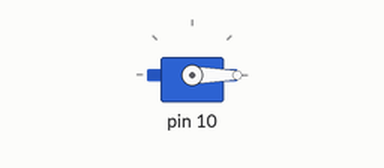
A sketch run on a simulated Arduino Uno, built with avr-gcc and run on an emulated ATmega328P. Parts: servo. Servo pulses on a pin are drawn as a servo (544–2400 µs = 0–180°).

Above: at 0.05 s.
At 4.35 s:
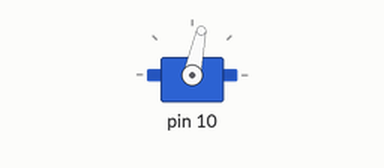
At 8.75 s:
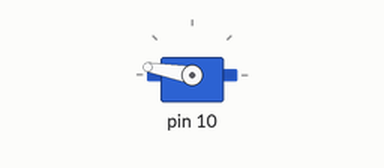
At 17.45 s:
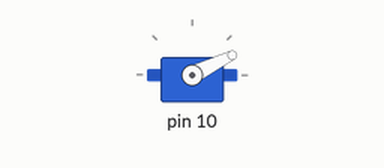
Timing chart, 0 to 24.1 s (numbered marks = the images above):
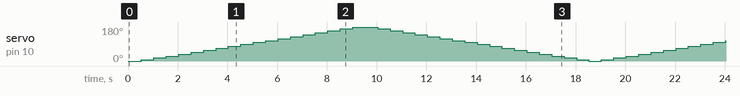

The sketch:

servopwm.ino
```cpp
#define PINMASK(x) (1U << x)
#define CPU_F 16000000L
uint16_t pwm_DC = 500; // pwm duty cycle to specify angle, in us
volatile uint8_t delay_count = 0; // counts nbr of Timer 1 OVF interrupts

void setup(){
  // Set pin 10 as output
  DDRB |= PINMASK(2);
  //config TIMER1 in fast PWM mode (MODE 15)
  // Fast PWM output at pin OC1B
  // set pin OC1B (PB2/PIN10) at BOTTOM (TCNT1 = 0) and clear it at match with TOP (TCNT0 = OCR1A)
  TCCR1A |= (1 << COM1B1) | (1 << WGM11) | (1 << WGM10);
  TIMSK1 |= (1 << TOIE1);  //enable  timer0 output OVF interrupt
  TCCR1B |= (1 << WGM12) | (1 << WGM13);
  // Enable Timer1 overflow interrupt
  TIMSK1 |= (1 << TOIE1);
  OCR1A = 4999; // make output PWM period = 20ms
  TCNT1 = 0 ; // reset timer count to 0
  OCR1B = (pwm_DC/1000000.0)* CPU_F /64 - 1; // make duty cycle with pwm_DC us

  sei();  //enable global interrupts
  // Note: the following line of code starts the timer
  TCCR1B |= (1 << CS11) | (1 << CS10); //config clock source and prescaler value 16MHz/64
}

void loop() {
    //Move servo in steps of 10° clockwize
    for(uint8_t i = 0; i <= 180; i+=10){
      servo_write(i);
      niceDelay(25); // 500ms delay
    }

    //Move servo in steps of 10° counter-clockwize
    for(uint8_t i = 180; i > 0; i-=10){
      servo_write(i);
      niceDelay(25); // 500ms delay
    }
}

void servo_write(int angle) { //update the target angle_pwm
  cli(); // Disable global interrupts
  pwm_DC = map(angle, 0, 180, 500, 2400);
  sei(); // Enable global interrupts
}

ISR(TIMER1_OVF_vect) {
  OCR1B = (pwm_DC / 1000000.0) * CPU_F / 64 - 1;
  delay_count++;
}

void niceDelay(unsigned int n){ // delay = 20ms*n
  cli();
  delay_count = 0;
  sei();
  while(delay_count < n);
}
```
